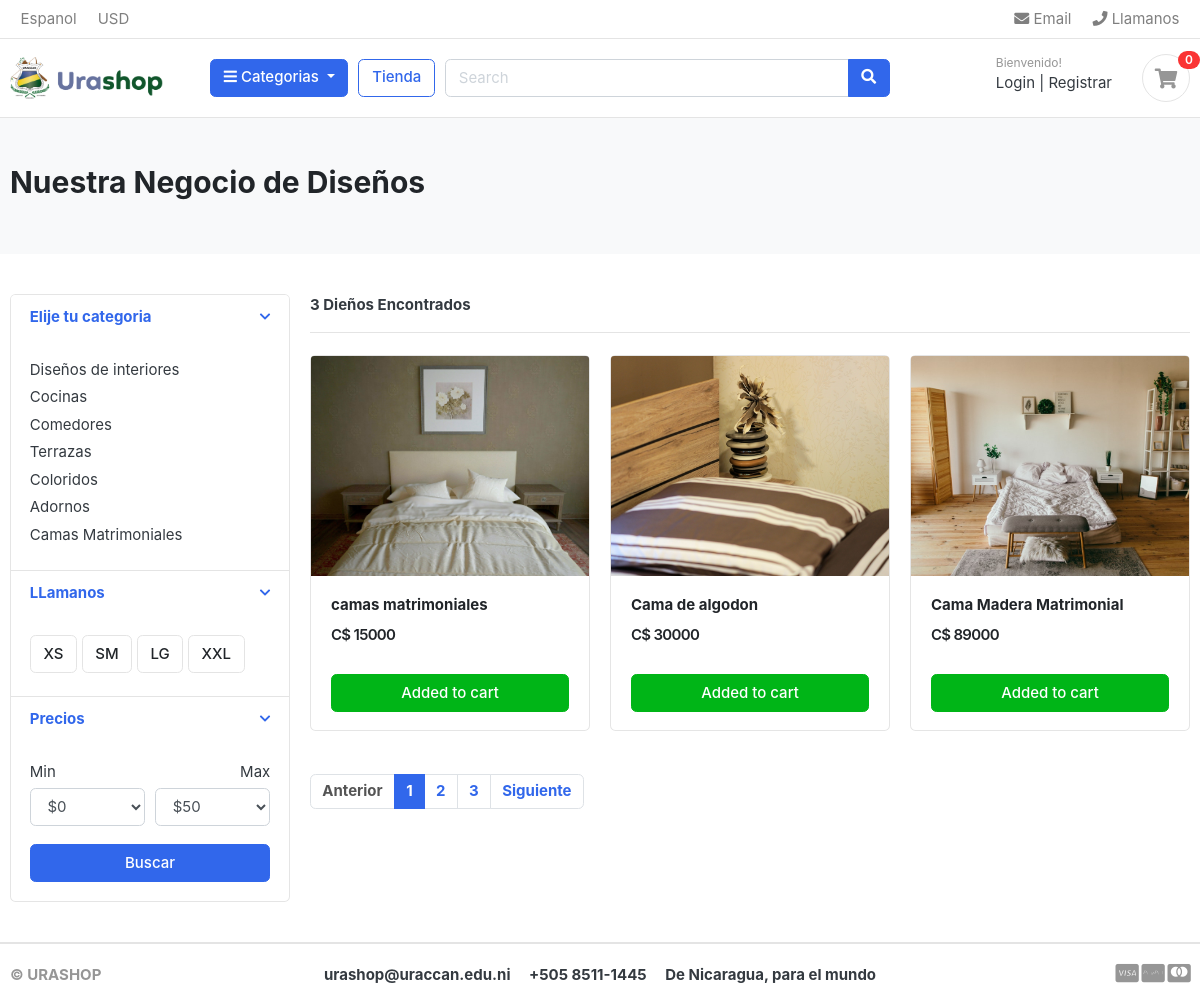
Page /store/camas-matrimoniales on the committed database.
### store/models.py (models this page shows, shortened)
class Product(models.Model):
    product_name = models.CharField(max_length=100, unique=True)
    description = models.TextField(max_length=255, unique=True)
    slug = models.CharField(max_length=100, unique=True)
    price = models.IntegerField()
    images= models.ImageField(upload_to='photos/products')
    stock = models.IntegerField()
    is_available = models.BooleanField(default=True)
    category = models.ForeignKey(Category, on_delete=models.CASCADE)
    created_date =models.DateTimeField(auto_now_add=True)
    modified_date = models.DateTimeField(auto_now=True)

### store/views.py (the view)
# urls.py: path('store/', include('store.urls')),
def store(request, category_slug=None):
    categories = None
    products = None
    if category_slug != None:
        categories = get_object_or_404(Category, slug=category_slug)
        products =Product.objects.filter(category=categories, is_available=True)
        product_count = products.count()
    else:
        products = Product.objects.all().filter(is_available=True)
        product_count = products.count()
    context ={
        'products': products,
        'product_count': product_count,
    }
    return render(request, 'store/store.html', context)

### templates/store/store.html (shortened to what this page needs)
{% extends 'base.html' %}
{% block content %}
<section class="section-pagetop bg">
    <div class="container">
        <h2 class="title-page">Nuestra Negocio de Diseños</h2>
    </div>
    </section>
<section class="section-content padding-y">
    <div class="container">
    <div class="row">
        <aside class="col-md-3">
    <div class="card">
        <article class="filter-group">
            <header class="card-header">
                <a href="#" data-toggle="collapse" data-target="#collapse_1" aria-expanded="true" class="">
                    <i class="icon-control fa fa-chevron-down"></i>
                    <h6 class="title">Elije tu categoria</h6>
                </a>
            </header>
            <div class="filter-content collapse show" id="collapse_1" style="">
                <div class="card-body">
                    <ul class="list-menu">
                    <li><a href="#">Diseños de interiores  </a></li>
                    <li><a href="#"> Cocinas </a></li>
                    <li><a href="#"> Comedores </a></li>
                    <li><a href="#"> Terrazas </a></li>
                    <li><a href="#"> Coloridos </a></li>
                    <li><a href="#">Adornos</a></li>
                    <li><a href="#"> Camas Matrimoniales </a></li>
                    </ul>
                </div>
            </div>
        </article>
        <article class="filter-group">
            <header class="card-header">
                <a href="#" data-toggle="collapse" data-target="#collapse_4" aria-expanded="true" class="">
                    <i class="icon-control fa fa-chevron-down"></i>
                    <h6 class="title"> LLamanos </h6>
                </a>
            </header>
            <div class="filter-content collapse show" id="collapse_4" style="">
                <div class="card-body">
                  <label class="checkbox-btn">
                    <span class="btn btn-light"> XS </span>
                  </label>
                  <label class="checkbox-btn">
                    <span class="btn btn-light"> SM </span>
                  </label>
                  <label class="checkbox-btn">
                    <span class="btn btn-light"> LG </span>
                  </label>
                  <label class="checkbox-btn">
                    <span class="btn btn-light"> XXL </span>
                  </label>
            </div>
            </div>
        </article>
        <article class="filter-group">
            <header class="card-header">
                <a href="#" data-toggle="collapse" data-target="#collapse_3" aria-expanded="true" class="">
                    <i class="icon-control fa fa-chevron-down"></i>
                    <h6 class="title">Precios </h6>
                </a>
            </header>
            <div class="filter-content collapse show" id="collapse_3" style="">
                <div class="card-body">
                    <div class="form-row">
                    <div class="form-group col-md-6">
                      <label>Min</label>
                          <select class="mr-2 form-control">
                            <option value="0">$0</option>
                        </select>
                    </div>
                    <div class="form-group text-right col-md-6">
                      <label>Max</label>
                          <select class="mr-2 form-control">
                            <option value="50">$50</option>
                        </select>
                    </div>
                    </div>
                    <button class="btn btn-block btn-primary">Buscar</button>
                </div>
            </div>
        </article>
    </div>
        </aside>
        <main class="col-md-9">
    <header class="border-bottom mb-4 pb-3">
            <div class="form-inline">
                <span class="mr-md-auto"><b>{{ product_count }} Dieños Encontrados </span>
            </div>
    </header>
    <div class="row">
        {% for product in products %}
        <div class="col-md-4">
            <figure class="card card-product-grid">
                <div class="img-wrap">
                    <img src="{{product.images.url}}">
                </div>
                <figcaption class="info-wrap">
                    <div class="fix-height">
                        <a href="./product-detail.html" class="title">{{product.product_name}}</a>
                        <div class="price-wrap mt-2">
                            <span class="price"> C$ {{product.price}}</span>
                        </div>
                    </div>
                    <a href="#" class="btn btn-block btn-success">Added to cart </a>
                </figcaption>
            </figure>
        </div>
        {% endfor %}
    </div>
    <nav class="mt-4" aria-label="Page navigation sample">
      <ul class="pagination">
        <li class="page-item disabled"><a class="page-link" href="#">Anterior</a></li>
        <li class="page-item active"><a class="page-link" href="#">1</a></li>
        <li class="page-item"><a class="page-link" href="#">2</a></li>
        <li class="page-item"><a class="page-link" href="#">3</a></li>
        <li class="page-item"><a class="page-link" href="#">Siguiente</a></li>
      </ul>
    </nav>
        </main>
    </div>
    </div>
    </section>
{% endblock %}

### static/css/ui.css (style rules this page uses)
html { font-family: "Inter", sans-serif; font-size: 15px; }
.img-wrap { text-align: center; display: block; }
.img-wrap img { max-width: 100%; }
.price-wrap { letter-spacing: -0.7px; }
.padding-y { padding-top: 40px; padding-bottom: 40px; }
figure { margin-bottom: 0; }
article:after, .form-group:after { display: block; clear: both; content: ""; }
.bg { background-color: #f8f9fa; }
.title-page { color: #212529; }
.btn-light { background-color: #fff; border-color: #e4e4e4; }
[class*=list-] li:after { visibility: hidden; display: block; content: ""; overflow: hidden; height: 0; clear: both; }
.list-menu { list-style: none; margin: 0; padding-left: 0; }
.list-menu li { margin-bottom: 5px; }
.list-menu a { color: #343a40; }
[class*=card-product] a.title { color: #212529; display: block; }
[class*=card-product] .img-wrap { overflow: hidden; position: relative; }
[class*=card-product] .img-wrap img { height: 100%; max-width: 100%; width: auto; display: inline-block; -o-object-fit: cover; object-fit: cover; }
.card-product-grid { margin-bottom: 20px; }
.card-product-grid .img-wrap { border-radius: 0.2rem 0.2rem 0 0; height: 220px; }
.card-product-grid .info-wrap { overflow: hidden; padding: 18px 20px; }
.card-product-grid .fix-height { height: 80px; overflow: hidden; }
.card .img-wrap { overflow: hidden; }
.price { font-weight: 600; color: #212529; }
.icon-control { margin-top: 5px; float: right; font-size: 80%; }
.card-header .title { margin-bottom: 0; line-height: 1.5; }
.filter-group { border-bottom: 1px solid #e4e4e4; }
.filter-group .card-header { border-bottom: 0; }
.filter-group:last-child { border-bottom: 0; }
.checkbox-btn { position: relative; }
.section-pagetop { padding: 45px 0; }

### rows in the picture
Product: images (picture), product_name "camas matrimoniales", price "15000"
Product: images (picture), product_name "Cama de algodon", price "30000"
Product: images (picture), product_name "Cama Madera Matrimonial", price "89000"

### other values in the picture
{{ product_count }} "3"
